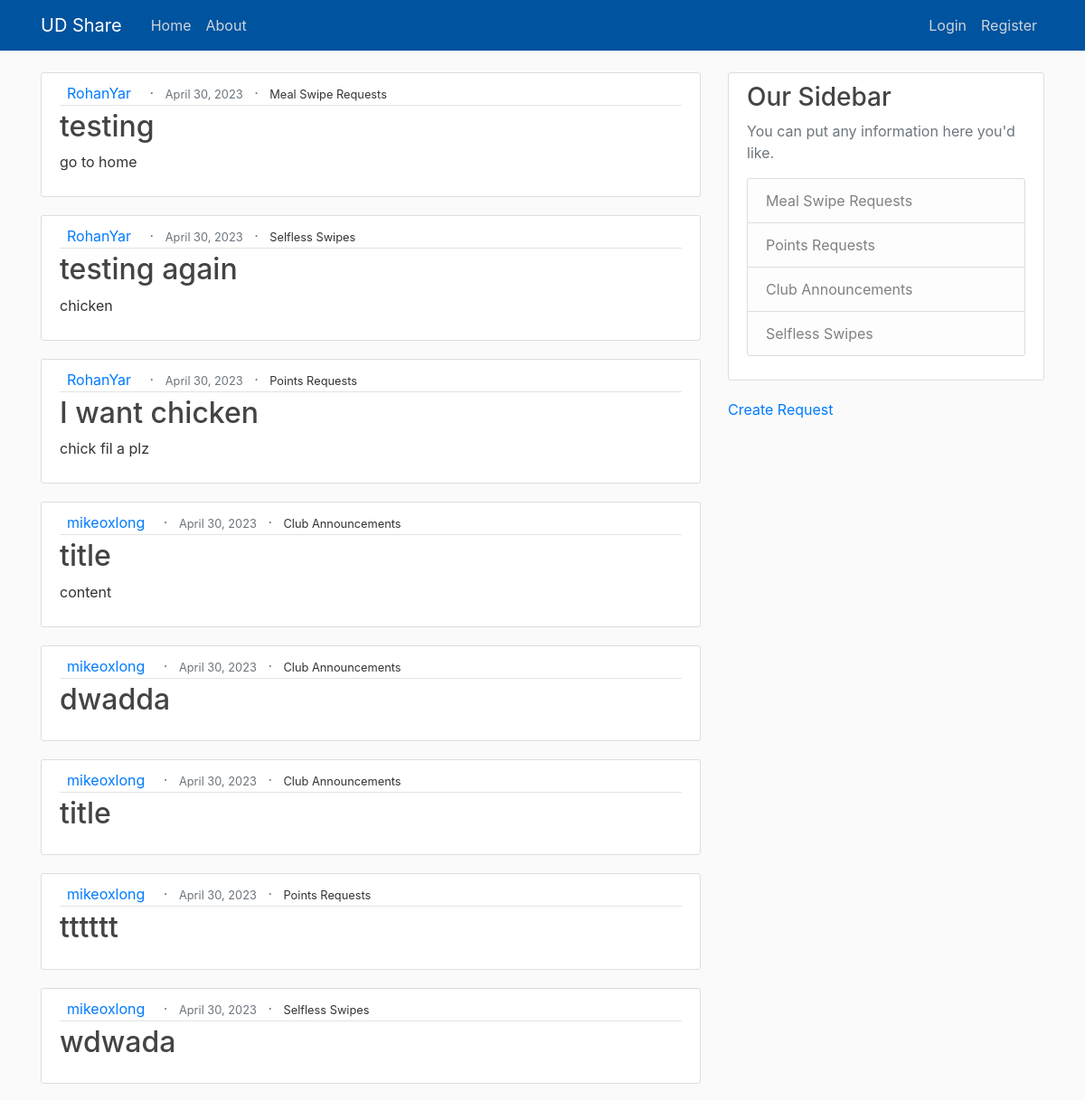
Before: / (upper part) with the older database file.
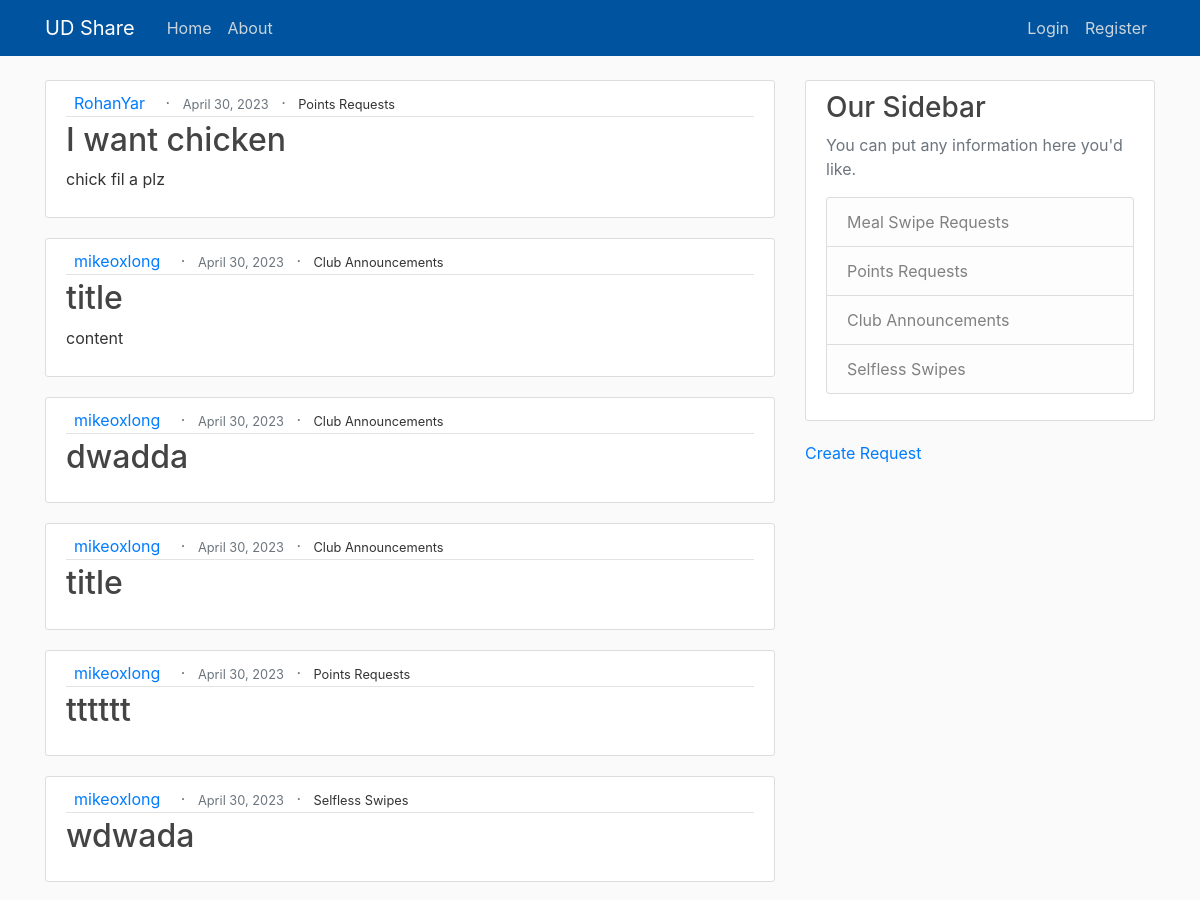
After: the same page with the newer database file.
### blog/models.py (models this page shows, shortened)
class Post(models.Model):
    CATEGORY_CHOICES = (
        ('option1', 'Meal Swipe Requests'),
        ('option2', 'Points Requests'),
        ('option3', 'Club Announcements'),
        ('option4', 'Selfless Swipes'),
    )
    title = models.CharField(max_length=100)
    content = models.TextField()
    date_posted = models.DateTimeField(default=timezone.now)
    author = models.ForeignKey(User, on_delete=models.CASCADE)
    category = models.CharField(max_length=20, choices=CATEGORY_CHOICES)

### blog/views.py (the view)
# urls.py: path('', PostListView.as_view(), name='blog-home'),
class PostListView(ListView):
    model = Post
    template_name = 'blog/home.html'
    context_object_name = 'posts'
    ordering = ['-date_posted']

### blog/templates/blog/home.html
{% extends "blog/base.html" %}
{% block content %}
    {% for post in posts %}
        <article class="media content-section">
            <div class="media-body">
                <div class="article-metadata">
                    <a class="ml-2 mr-2" href="#">{{ post.author }}</a>
                    <span class="text-muted mx-2">&middot;</span>
                    <small class="text-muted">{{ post.date_posted|date:"F d, Y" }}</small>
                    <span class="text-muted mx-2">&middot;</span>
                    <small  id="category">{{ post.get_category_display }}</small>
                </div>
                <h2><a class="article-title" href="{% url 'post-detail' post.id %}">{{ post.title }}</a></h2>
                <p class="article-content">{{ post.content }}</p>
            </div>
        </article>
    {% endfor %}
{% endblock content %}

Changed rows visible on the page:
removed Post: author "RohanYar", date_posted "April 30, 2023", category "Meal Swipe Requests", title "testing", content "go to home"
removed Post: author "RohanYar", date_posted "April 30, 2023", category "Selfless Swipes", title "testing again", content "chicken"
